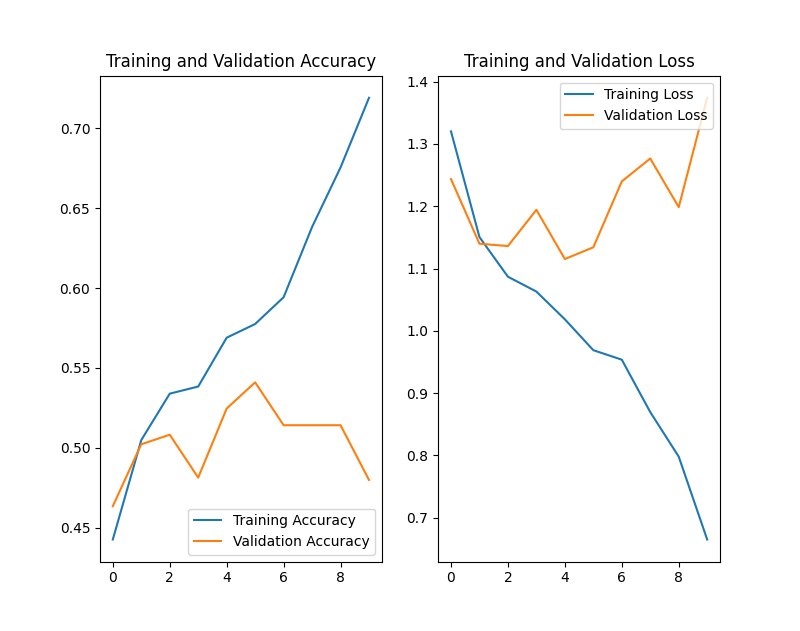

This chart was generated by the following Python code:
import matplotlib.pyplot as plt
import numpy as np
import os
import PIL
import tensorflow as tf
import pathlib

from tensorflow import keras
from tensorflow.keras import layers
from tensorflow.keras.models import Sequential

data_dir = pathlib.Path('.')
batch_size = 32
pix=256

train_ds = tf.keras.utils.image_dataset_from_directory(
  data_dir,
  validation_split=0.2,
  subset="training",
  seed=123,
  image_size=(pix, pix),
  batch_size=batch_size)

val_ds = tf.keras.utils.image_dataset_from_directory(
  data_dir,
  validation_split=0.2,
  subset="validation",
  seed=123,
  image_size=(pix, pix),
  batch_size=batch_size)

class_names = train_ds.class_names

AUTOTUNE = tf.data.AUTOTUNE
train_ds = train_ds.cache().shuffle(1000).prefetch(buffer_size=AUTOTUNE)
val_ds = val_ds.cache().prefetch(buffer_size=AUTOTUNE)

num_classes = len(class_names)
model = Sequential([
  layers.Rescaling(1./255, input_shape=(pix, pix, 3)),
  layers.Conv2D(16, 3, padding='same', activation='relu'),
  layers.MaxPooling2D(),
  layers.Conv2D(32, 3, padding='same', activation='relu'),
  layers.MaxPooling2D(),
  layers.Conv2D(64, 3, padding='same', activation='relu'),
  layers.MaxPooling2D(),
  layers.Conv2D(128, 3, padding='same', activation='relu'),
  layers.MaxPooling2D(),
  layers.Flatten(),
  layers.Dense(256, activation='relu'),
  layers.Dense(num_classes)
])

model.compile(optimizer='adam',
              loss=tf.keras.losses.SparseCategoricalCrossentropy(from_logits=True),
              metrics=['accuracy'])

model.summary()

epochs=10
history = model.fit(
  train_ds,
  validation_data=val_ds,
  epochs=epochs
)

acc = history.history['accuracy']
val_acc = history.history['val_accuracy']
loss = history.history['loss']
val_loss = history.history['val_loss']
epochs_range = range(epochs)
plt.figure(figsize=(8, 8))
plt.subplot(1, 2, 1)
plt.plot(epochs_range, acc, label='Training Accuracy')
plt.plot(epochs_range, val_acc, label='Validation Accuracy')
plt.legend(loc='lower right')
plt.title('Training and Validation Accuracy')
plt.subplot(1, 2, 2)
plt.plot(epochs_range, loss, label='Training Loss')
plt.plot(epochs_range, val_loss, label='Validation Loss')
plt.legend(loc='upper right')
plt.title('Training and Validation Loss')
plt.show()
